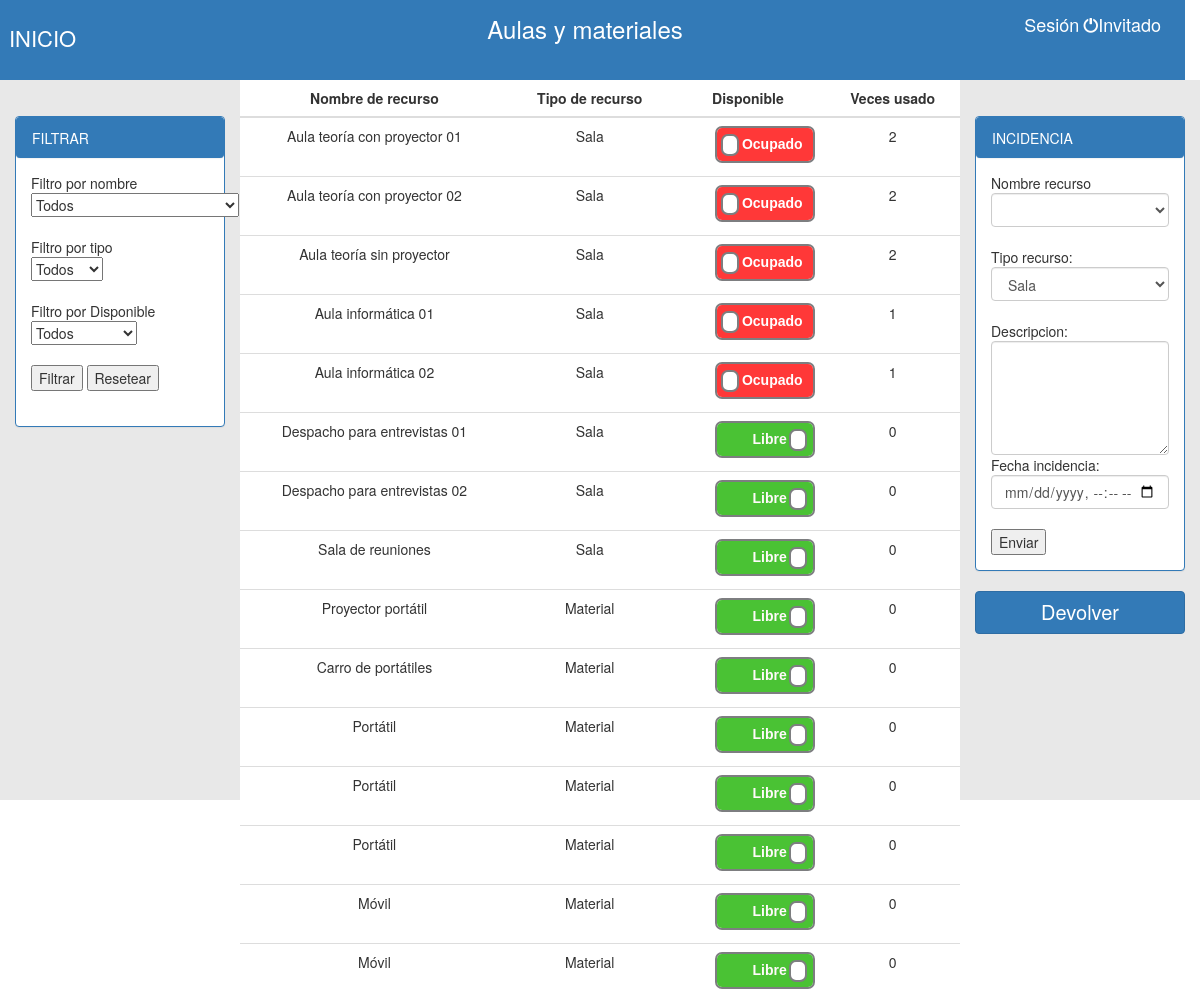
Before: /David_Nuria_Jorge/principal.php with the older database file.
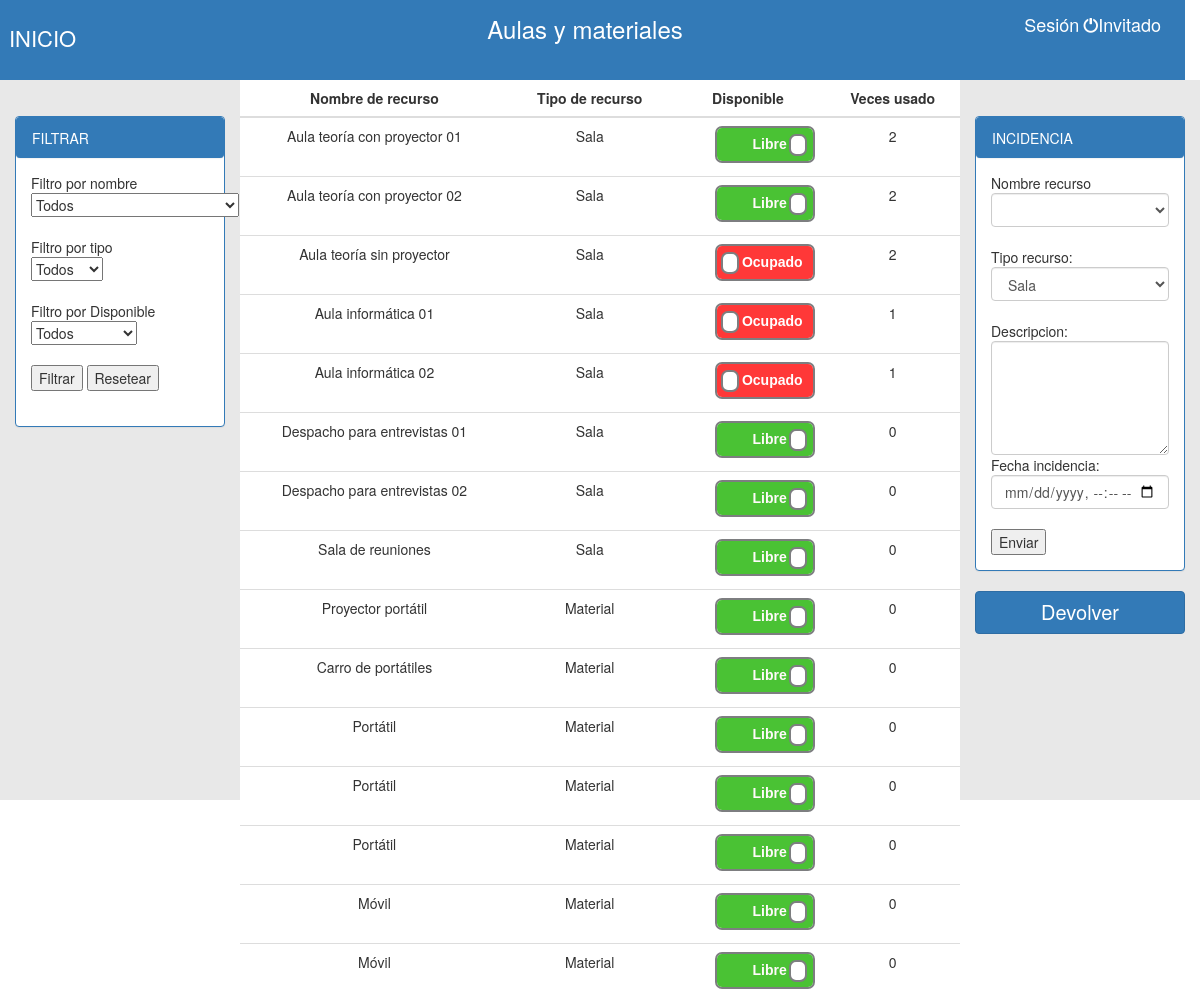
After: the same page with the newer database file.
### tables this page shows
CREATE TABLE `tbl_recurso` (
  `idRecurso` int(4) NOT NULL,
  `nombreRecursos` varchar(35) DEFAULT NULL,
  `tipoRecursos` enum('Sala','Material') DEFAULT NULL,
  `Ocupado` tinyint(1) NOT NULL
);

### David_Nuria_Jorge/incidencias.proc.php (called while the page is built, shortened)
<?php
	include('conexio.php');
	$qn="SELECT DISTINCT nombreRecursos FROM tbl_recurso";
	$querymuestran=mysqli_query($conexion,$qn);
	$sql1="SELECT DISTINCT tipoRecursos FROM tbl_recurso";
	$qrecu= mysqli_query($conexion, $sql1);

### David_Nuria_Jorge/principal.php (the view, shortened to what this page needs)
<!DOCTYPE html>
<html>
<head>
	<link rel="stylesheet" type="text/css" href="css/style.css">
	<link rel="stylesheet" href="https://maxcdn.bootstrapcdn.com/bootstrap/3.3.7/css/bootstrap.min.css">
</head>
<body>
	<?php
	$conexion=mysqli_connect("localhost", "root", "", "bd_empresa");
	if(isset($_SESSION['usuario'])){
		$usuario = $_SESSION['usuario'];
		if(isset($_REQUEST['reserva'])){
			$x = "SELECT Ocupado from tbl_recurso where idRecurso = $_REQUEST[reserva]";
			$resultados = mysqli_query($conexion, $x);
			if(mysqli_num_rows($resultados)>0){
				$reserva = mysqli_fetch_array($resultados);
				if($reserva['Ocupado'] == 0){
					$m= "UPDATE tbl_recurso SET Ocupado = 1 WHERE idRecurso = $_REQUEST[reserva]";
					mysqli_query($conexion,$m);
					if (isset($_REQUEST['reserva']) && isset($_SESSION['usuario'])) {
						$s = "INSERT INTO tbl_reserva (`fechaReserva`, `fechaLiberamiento`, `idUsuario`, `idRecurso`) VALUES (CURRENT_TIMESTAMP,null, '$_SESSION[idUsuario]','$_REQUEST[reserva]')";
						mysqli_query($conexion,$s);
					}
				}
			}
		}
	} else {
		$usuario = "Invitado";
	}
	?>
	<div id="cabecera" class="row">
		<div class="col-lg-4" style="text-align: left; color: white; padding-left: 2%;">
			<p><p><a href="principal.php" id="color">INICIO</a></p></p>
		</div>
		<div class="col-lg-4" style="text-align: center; color: white">
			<p class="size">Aulas y materiales</p>
		</div>
		<div class="col-lg-4" style="text-align: right; padding-right: 2%;"><t class="color2">Sesión</t>
			<span style='font-size: 18px; color: white; position: right;' id="login"><a href="index.html"><i id="cerrar_sesion" style="font-size: 15px; color: white" class="glyphicon glyphicon-off"></a></i><?php echo "$usuario"; ?> </span>
		</div>
	</div>
	<div id="contenedor_izq">
		<div class="col-lg-12">
			<div class="panel-group">
				<div class="panel panel-primary">
					<div class="panel panel-heading">FILTRAR</div>
					<div class="panel-body">
						<form action='principal.php' method='REQUEST' accept-charset='UTF-8'>
							<?php
							echo "Filtro por nombre<br>";
							?>
							<select name='nombreRecursos' required>
								<?php
								echo "<option>Todos</option>";
								?>
							</select><br><br>
							<?php
							echo "Filtro por tipo<br>";
							?>
							<select name='tipoRecursos' required>
								<?php
								echo "<option>Todos</option>";
								?>
							</select><br><br>
							<?php
							echo "Filtro por Disponible<br>";
							?>
							<select name='Ocupado' required>
								<?php
								$conexion=mysqli_connect("localhost","root","","bd_empresa");
								mysqli_set_charset($conexion, "utf8");
								echo "<option>Todos</option>";
								?>
							</select><br><br>
							<input type='submit' name='filtro' value="Filtrar">
							<input type='submit' name='Reset' value='Resetear'><br><br>
						</form>
					</div>
				</div>
			</div>
		</div>
	</div>
	<div id="contenedor_derch">
		<div class="col-lg-12">
			<div class="panel-group">
				<div class="panel panel-primary">
					<div class="panel panel-heading">INCIDENCIA</div>
					<div class="panel-body">
						<form>
							<?php
								include('incidencias.proc.php');
								echo "<form name='formulario' method='POST' action='principal.php' accept-charset='UTF-8'>";
								echo "Nombre recurso<br>";
								echo "<select class='form-control' id='nombreRecursos' name='nombreRecursos'>";
										echo "<option></option>";
										while ($row=mysqli_fetch_array($querymuestran)) {
											echo '<option value="'.($row['nombreRecursos']).'">'.($row['nombreRecursos']).'</option>';
										}
								echo "</select><br>";
								echo "Tipo recurso:<br>";
									echo "<select name='tipoRecursos' class='form-control' id='textbox' required />";
										while ($row=mysqli_fetch_array($qrecu)) {
											echo '<option value="'.$row['tipoRecursos'].'">'.$row['tipoRecursos'].'</option>';
										}
									echo "</select><br>";
								echo "Descripcion:<br>";
								echo "<textarea name='descripcionIncidencia' class='form-control' rows='5' id='comment' required /></textarea>";
								echo "Fecha incidencia:<br>";
								echo "<input class='form-control' type='datetime-local' name='fechaIncidencia' size='20' id='textbox' required /><br>";
								echo "<input type='submit' value='Enviar' id='btnsubmit'><br>";
							?>
						</form>
					</div>
				</div>
			</div>
			<form action="principal.php" method="REQUEST">
				<button type='submit' name='devolver' id='titulo_btn' class='btn btn-primary btn-block'>Devolver</button>
			</form>
		</div>
	</div>
	<?php
		$conexion=mysqli_connect("localhost", "root", "", "bd_empresa");
		if(!$conexion){
			echo "Error: No se pudo conectar a MySQL." . PHP_EOL;
			echo "errno de depuración: " . mysqli_connect_errno() . PHP_EOL;
			echo "error de depuración: " . mysqli_connect_error() . PHP_EOL;
			exit;
		} else {
		mysqli_query($conexion, "SET NAMES 'utf8'");
		if((isset($_REQUEST['devolver']))){
			?>
			<div id="contenedor_central">
				<table class="table">
					<thead>
						<tr>
							<th class="centro">Nombre de recurso</th>
							<th class="centro">Tipo de recurso</th>
							<th class="centro">Devolver</th>
						</tr>
					</thead>
					<tbody>
						<?php
							$k= "SELECT tbl_recurso.nombreRecursos,tbl_recurso.tipoRecursos,tbl_recurso.idRecurso from tbl_reserva inner join tbl_recurso where tbl_reserva.idRecurso = tbl_recurso.idRecurso and idUsuario = $_SESSION[idUsuario] and tbl_reserva.fechaLiberamiento is null";
							$rvis = mysqli_query($conexion, $k);
							if(mysqli_num_rows($rvis)>0){
								while($reserva = mysqli_fetch_array($rvis)){
									echo "<form action='principal.php' method='POST'>";
										echo "<tr class='filas'>";
											echo "<td>$reserva[nombreRecursos]</td>";
											echo "<td>$reserva[tipoRecursos]</td>";
											echo "<td>";
												echo "<button type='submit'name='devolverProducto' value='$reserva[idRecurso]' id='boton_devolver' class='btn btn-primary btn-block'>Devolver</button>";
											echo"</td>";
										echo "</tr>";
								}
									echo "<input type='hidden' name='devolver'>";
									echo "</form>";
							}
						?>
		<?php
			}else{
					?>
		<div id="contenedor_central">
			<table class="table">
				<thead>
					<tr>
						<th class="centro">Nombre de recurso</th>
						<th class="centro">Tipo de recurso</th>
						<th class="centro">Disponible</th>
						<th class="centro">Veces usado</th>
					</tr>
				</thead>
				<tbody>
					<?php
						$q = "SELECT tbl_recurso.idRecurso ,tbl_recurso.nombreRecursos,tbl_recurso.tipoRecursos, tbl_recurso.Ocupado, count(tbl_reserva.idReserva) as veces_usado from tbl_recurso LEFT JOIN tbl_reserva on tbl_recurso.idRecurso = tbl_reserva.idRecurso group by tbl_recurso.idRecurso";
						$resultados = mysqli_query($conexion, $q);
						if(mysqli_num_rows($resultados)>0){
							$cont=0;
							while($reserva = mysqli_fetch_array($resultados)){
								echo "<form action='principal.php' method='REQUEST'>";
									echo "<tr class='filas'>";
										echo "<td>$reserva[nombreRecursos]</td>";
										echo "<td>$reserva[tipoRecursos]</td>";
										echo "<td>";
											echo "<div class='onoffswitch'>";
												if($reserva['Ocupado']==0){
													echo "<label class='onoffswitch-label' for='myonoffswitch$cont'>";
														echo "<span class='onoffswitch-switch'></span>";
													echo "</label>";
												}else{
													echo "<label class='onoffswitch-label' >";
														echo "<span class='onoffswitch-switch'></span>";
													echo "</label>";
												}
											echo "</div>";
										echo "<td>$reserva[veces_usado]</td>";
									echo "</tr>";
								echo "</form>";
								$cont++;
							}
						}
			}
		}
		?>
				</tbody>
			</table>
		</div>
</body>
</html>

### David_Nuria_Jorge/css/style.css (style rules this page uses)
#cabecera { width: 100%; height: 10vh; background-color: #337ab7; top: 0; left: 0; text-align: center; padding-top: 1%; }
#contenedor_izq { padding-top: 3%; left: 0; float: left; width: 20%; height: 90vh; background-color: #E8E8E8; }
#contenedor_derch { padding-top: 3%; float: right; right: 0; width: 20%; height: 90vh; background-color: #E8E8E8; }
#contenedor_central { float: left; width: 60%; height: 90vh; background-color: white; }
body { margin: 0; }
td { text-align: center; }
.centro { text-align: center; }
.onoffswitch { position: relative; width: 100px; -webkit-user-select:none; -moz-user-select:none; -ms-user-select: none; margin-left: 26%; }
.onoffswitch-label { display: block; overflow: hidden; cursor: pointer; border: 2px solid #7D7E80; border-radius: 7px; }
.onoffswitch-switch { display: block; width: 18px; margin: 7.5px; background: #FFFFFF; position: absolute; top: 0; bottom: 0; right: 68px; border: 2px solid #7D7E80; border-radius: 7px; transition: all 0.3s ease-in 0s; }
.onoffswitch-checkbox:checked + .onoffswitch-label .onoffswitch-switch { right: 0px; }
#titulo_btn { font-size: 20px; }
#color { color:white; font-size: 22px; text-decoration: none; }
.color2 { color: white; font-size: 18px; }
.size { font-size:24px; }

Changed rows visible on the page:
changed tbl_recurso "Aula teoría con proyector 01": Ocupado 1 → 0 (drawn)
changed tbl_recurso "Aula teoría con proyector 02": Ocupado 1 → 0 (drawn)
